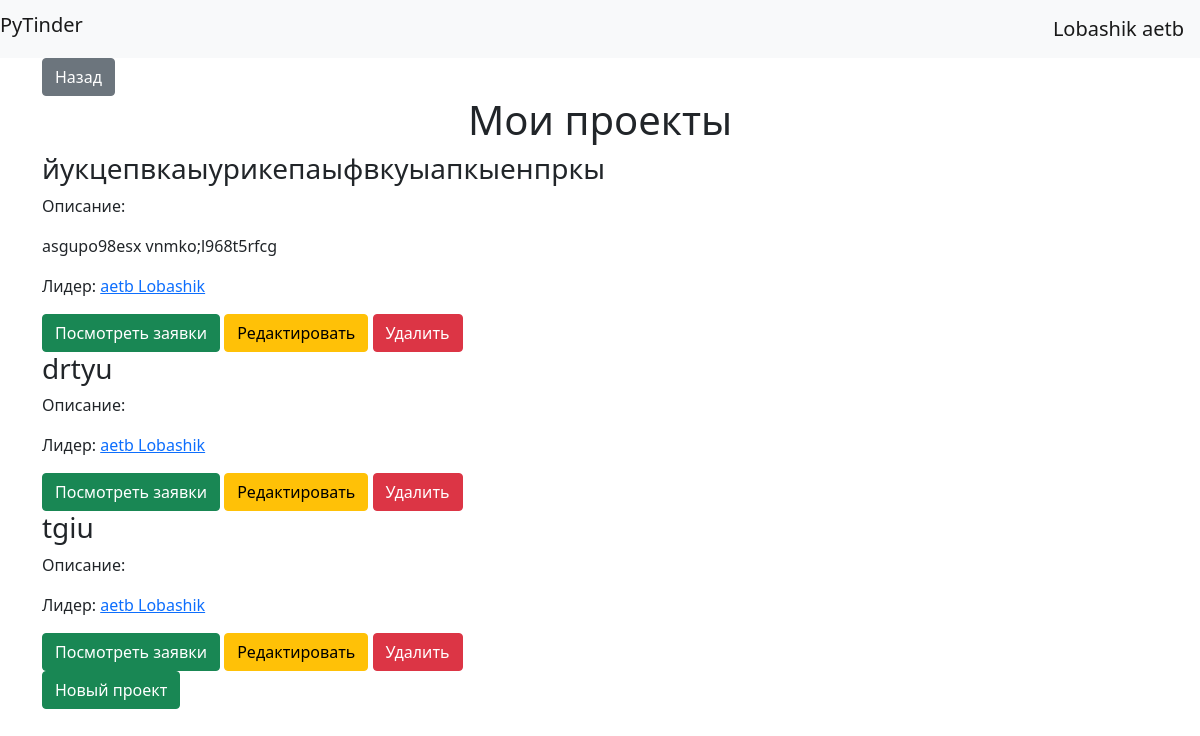
Screenshot of /projects (signed in) with the database file from the repository.
### data/users.py (models this page shows, shortened)
class User(SqlAlchemyBase, UserMixin):
    __tablename__ = 'users'
    id = sqlalchemy.Column(sqlalchemy.Integer,
                           primary_key=True, autoincrement=True)
    name = sqlalchemy.Column(sqlalchemy.String, nullable=True)
    surname = sqlalchemy.Column(sqlalchemy.String, nullable=True)
    about = sqlalchemy.Column(sqlalchemy.String, nullable=True)
    email = sqlalchemy.Column(sqlalchemy.String,
                              index=True, unique=True, nullable=True)
    age = sqlalchemy.Column(sqlalchemy.Integer, nullable=True)
    hashed_password = sqlalchemy.Column(sqlalchemy.String, nullable=True)
    created_date = sqlalchemy.Column(sqlalchemy.DateTime,
                                     default=datetime.datetime.now)
    project = orm.relation("Projects", back_populates='leader')
    projects = orm.relation('Projects',
                            secondary='users_to_projects',
                            backref='users')

### data/projects.py (models this page shows)
class Projects(SqlAlchemyBase):
    __tablename__ = 'projects'
    id = sqlalchemy.Column(sqlalchemy.Integer, primary_key=True,
                           autoincrement=True)
    title = sqlalchemy.Column(sqlalchemy.String, nullable=True)
    team_lead = sqlalchemy.Column(sqlalchemy.Integer,
                                  sqlalchemy.ForeignKey('users.id'))
    count = sqlalchemy.Column(sqlalchemy.Integer, nullable=True)
    created_date = sqlalchemy.Column(sqlalchemy.DateTime,
                                     default=datetime.datetime.now)
    about = sqlalchemy.Column(sqlalchemy.String, nullable=True)
    active = sqlalchemy.Column(sqlalchemy.Boolean, default=True)
    leader = orm.relation('User')
    applications = orm.relation('User',
                                secondary='projects_applications',
                                backref='applications')

### main.py (the view)
@app.route('/projects')
@login_required
def my_projects():
    global db_sess
    projects = current_user.project + current_user.projects
    return render_template('projects.html', title='Мои проекты', projects=projects)

### main.py (called while the page is built)
@login_manager.user_loader
def load_user(user_id):
    global db_sess
    return db_sess.query(User).get(user_id)

### templates/projects.html (shortened to what this page needs)
{% extends "base.html" %}
{% block content %}
<a class="btn btn-secondary" href="/persona/{{ current_user.id }}">Назад</a>
    <h1 class="text-center">Мои проекты</h1>
    {% for item in projects%}
        <div>
            <h3>{{ item.title }}</h3>
            <p>Описание:</p>
            <p>{{ item.about }}</p>
            <p>Лидер: <a href="/persona/{{ item.team_lead }}">{{ item.leader.surname }} {{ item.leader.name }}</a></p>
            {% if current_user.is_authenticated and current_user == item.leader %}
                {% if item.active %}
                    <a class="btn btn-success" href="/applications/{{ item.id }}">Посмотреть заявки</a>
                {% endif %}
                <a class="btn btn-warning" href="/edit_project/{{ item.id }}">Редактировать</a>
                <a class="btn btn-danger" href="/delete/{{ item.id }}">Удалить</a>
            {% endif %}
        </div>
    {% endfor %}
    <a class="btn btn-success" href="/new_project">Новый проект</a>
{% endblock %}

### templates/base.html (shortened to what this page needs)
<!doctype html>
    <html lang="en">
    <head>
        <link rel="stylesheet"
        href="https://cdn.jsdelivr.net/npm/bootstrap@5.0.0-beta1/dist/css/bootstrap.min.css"
>
        <link rel="stylesheet" type="text/css" href="{{url_for('static', filename='css/style.css')}}" />
</head>
<body>
<header>
    <nav class="navbar navbar-light bg-light">
        <h1 class="navbar-brand">PyTinder</h1>
        {% if current_user.is_authenticated %}
            <a class="navbar-brand" href="/persona/{{ current_user.id }}">{{ current_user.name }} {{current_user.surname}}</a>
        {% else %}
            <p>
                <a class="btn btn-primary " href="/register">Зарегестрироваться</a>
                <a class="btn btn-success" href="/login">Войти</a>
            </p>
        {% endif %}
    </nav>
</header>
<main role="main" class="container">
    {% block content %}{% endblock %}
</main>
</body>
</html>

### rows the page displays
User: name "Lobashik", surname "aetb"
Projects: title "йукцепвкаыурикепаыфвкуыапкыенпркы", about "asgupo98esx vnmko;l968t5rfcg", leader.surname "aetb", leader.name "Lobashik"
Projects: title "drtyu", leader.surname "aetb", leader.name "Lobashik"
Projects: title "tgiu", leader.surname "aetb", leader.name "Lobashik"
